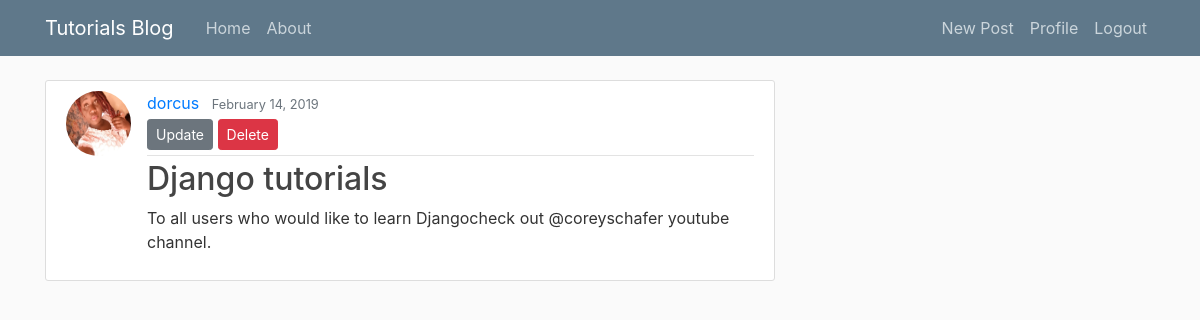
Screenshot of /post/1 (signed in) with the database file from the repository.
### blog/models.py (models this page shows, shortened)
class Post(models.Model):
    title = models.CharField(max_length=100)
    content = models.TextField()
    date_posted = models.DateTimeField(default=timezone.now)
    author = models.ForeignKey(User, on_delete=models.CASCADE)

### users/models.py (models this page shows, shortened)
class Profile(models.Model):
    user = models.OneToOneField(User, on_delete=models.CASCADE)
    image = models.ImageField(default='default.jpg', upload_to='profile_pics')

### blog/views.py (the view)
# urls.py: path('post/<int:pk>', PostDetailView.as_view(), name='post-detail'),
class PostDetailView(LoginRequiredMixin, DetailView):
    model = Post

### blog/templates/blog/post_detail.html
{% extends "blog/base.html" %}
{% block content %}
  <article class="media content-section">
    <img class="rounded-circle article-img" src="{{ object.author.profile.image.url }}">
    <div class="media-body">
      <div class="article-metadata">
        <a class="mr-2" href="{% url 'user-posts' object.author.username %}">{{ object.author }}</a>
        <small class="text-muted">{{ object.date_posted|date:"F d, Y" }}</small>
        {% if object.author == user %}
          <div>
            <a class="btn btn-secondary btn-sm mt-1 mb-1" href="{% url 'post-update' object.id %}">Update</a>
            <a class="btn btn-danger btn-sm mt-1 mb-1" href="{% url 'post-delete' object.id %}">Delete</a>
          </div>
        {% endif %}
      </div>
      <h2 class="article-title">{{ object.title }}</h2>
      <p class="article-content">{{ object.content }}</p>
    </div>
  </article>
{% endblock content %}

### blog/static/blog/main.css (style rules this page uses)
body { background: #fafafa; color: #333333; margin-top: 5rem; }
h1, h2, h3, h4, h5, h6 { color: #444444; }
.content-section { background: #ffffff; padding: 10px 20px; border: 1px solid #dddddd; border-radius: 3px; margin-bottom: 20px; }
.article-title { color: #444444; }
.article-content { white-space: pre-line; }
.article-img { height: 65px; width: 65px; margin-right: 16px; }
.article-metadata { padding-bottom: 1px; margin-bottom: 4px; border-bottom: 1px solid #e3e3e3 }

### rows the page displays
Post: author.profile.image (picture), author "dorcus", date_posted "February 14, 2019", title "Django tutorials", content "To all users who would like to learn Djangocheck out @coreyschafer youtube channel."
